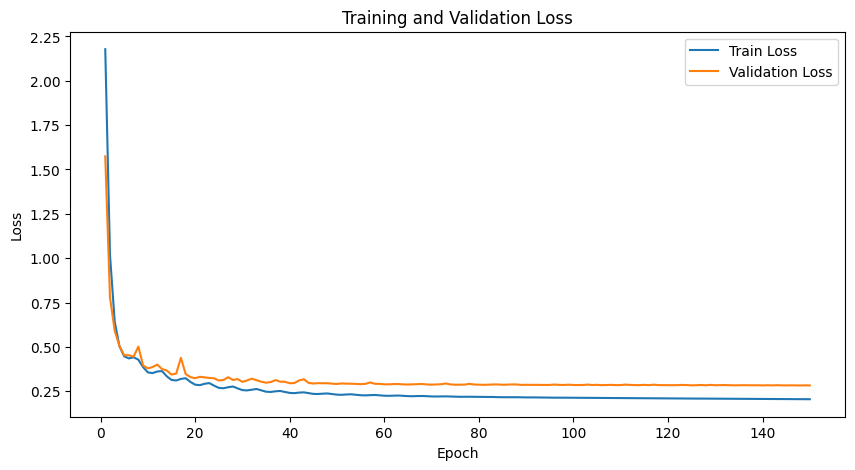

Python code for this plot:
# Reference used:
# https://github.com/rasbt/deeplearning-models/blob/master/pytorch_ipynb/tricks/cyclical-learning-rate.ipynb

import torch
import torch.nn.functional as F
from torch.utils.data import DataLoader
from torchvision.datasets import FashionMNIST
from torchvision import transforms
import matplotlib.pyplot as plt
import numpy as np

##########################
### MODEL
##########################


class InceptionModule(torch.nn.Module):
    def __init__(self, in_channels, out_channels1, out_channels2, out_channels3, out_channels4):
        super(InceptionModule, self).__init__()
        
        # 1x1 convolution
        self.branch1 = torch.nn.Conv2d(in_channels, out_channels1, kernel_size=1)
        
        # 1x1 convolution followed by 3x3 convolution
        self.branch2 = torch.nn.Sequential(
            torch.nn.Conv2d(in_channels, out_channels2, kernel_size=1),
            torch.nn.Conv2d(out_channels2, out_channels2, kernel_size=3, padding=1)
        )
        
        # 1x1 convolution followed by 5x5 convolution
        self.branch3 = torch.nn.Sequential(
            torch.nn.Conv2d(in_channels, out_channels3, kernel_size=1),
            torch.nn.Conv2d(out_channels3, out_channels3, kernel_size=5, padding=2)
        )
        
        # 3x3 max pooling followed by 1x1 convolution
        self.branch4 = torch.nn.Sequential(
            torch.nn.MaxPool2d(kernel_size=3, stride=1, padding=1),
            torch.nn.Conv2d(in_channels, out_channels4, kernel_size=1)
        )

    def forward(self, x):
        branch1_out = self.branch1(x)
        branch2_out = self.branch2(x)
        branch3_out = self.branch3(x)
        branch4_out = self.branch4(x)
        
        outputs = [branch1_out, branch2_out, branch3_out, branch4_out]
        return torch.cat(outputs, 1)


class InceptionNet(torch.nn.Module):
    def __init__(self, num_classes=10):
        super(InceptionNet, self).__init__()
        self.conv1 = torch.nn.Conv2d(1, 64, kernel_size=7, stride=2, padding=3)
        self.pool1 = torch.nn.MaxPool2d(kernel_size=3, stride=2, padding=1)
        
        self.inception1 = InceptionModule(64, 32, 32, 32, 32)
        self.inception2 = InceptionModule(128, 64, 64, 64, 64)
        
        self.pool2 = torch.nn.AdaptiveAvgPool2d((1, 1))
        self.fc = torch.nn.Linear(256, num_classes)

    def forward(self, x):
        x = self.conv1(x)
        x = F.relu(x)
        x = self.pool1(x)
        
        x = self.inception1(x)
        x = self.inception2(x)
        
        x = self.pool2(x)
        x = torch.flatten(x, 1)
        x = self.fc(x)
        return x


##########################
### Data Loading
##########################

batch_size = 64  # As specified
transform = transforms.ToTensor()

# Load FashionMNIST dataset
train_dataset = FashionMNIST(root='data', train=True, transform=transform, download=True)
test_dataset = FashionMNIST(root='data', train=False, transform=transform)

train_loader = DataLoader(dataset=train_dataset, batch_size=batch_size, shuffle=True)
val_loader = DataLoader(dataset=test_dataset, batch_size=batch_size, shuffle=False)

##########################
### Model and Hyperparameters
##########################

device = torch.device('cuda' if torch.cuda.is_available() else 'cpu')

model = InceptionNet(num_classes=10).to(device)

# Cross entropy loss function
cost_fn = torch.nn.CrossEntropyLoss()

# Learning rate parameters
lr_min = 10e-4
lr_max = 10e-2

# Optimizer
optimizer = torch.optim.SGD(model.parameters(), lr=lr_min)

# Cyclical learning rate scheduler (exponential mode)
scheduler = torch.optim.lr_scheduler.CyclicLR(
    optimizer, 
    base_lr=lr_min, 
    max_lr=lr_max, 
    step_size_up=5 * len(train_loader) // 2,  # Steps for half an epoch
    mode='exp_range', 
    gamma=0.99994,  # Decay factor for exponential decay
    cycle_momentum=False  # Disable momentum cycling
)

# Hyperparameters
num_epochs = 150

# Collect stats for plotting
train_losses = []
val_losses = []
train_accuracies = []
val_accuracies = []

##########################
### Helper Function
##########################

def compute_accuracy(model, data_loader):
    correct_pred, num_examples = 0, 0
    model.eval()  # Set model to evaluation mode
    with torch.no_grad():
        for features, targets in data_loader:
            features = features.to(device)
            targets = targets.to(device)
            logits = model(features)
            probas = F.softmax(logits, dim=1)
            _, predicted_labels = torch.max(probas, 1)
            num_examples += targets.size(0)
            correct_pred += (predicted_labels == targets).sum()
    model.train()  # Switch back to train mode
    return correct_pred.float() / num_examples * 100

##########################
### Training Loop
##########################

for epoch in range(num_epochs):
    model.train()  # Ensure model is in training mode
    running_loss = 0.0
    correct_train = 0
    total_train = 0
    
    for batch_idx, (features, targets) in enumerate(train_loader):
        features, targets = features.to(device), targets.to(device)
        
        # Forward pass
        logits = model(features)
        loss = cost_fn(logits, targets)
        
        # Backward pass and optimization
        optimizer.zero_grad()
        loss.backward()
        optimizer.step()
        scheduler.step()  # Update learning rate

        # Collect statistics
        running_loss += loss.item()
        _, predicted = torch.max(logits.data, 1)
        total_train += targets.size(0)
        correct_train += (predicted == targets).sum().item()
        
    # Calculate average loss and accuracy for this epoch
    train_loss = running_loss / len(train_loader)
    train_acc = 100 * correct_train / total_train
    train_losses.append(train_loss)
    train_accuracies.append(train_acc)
    
    # Evaluate on validation set
    val_loss = 0.0
    correct_val = 0
    total_val = 0
    model.eval()
    with torch.no_grad():
        for features, targets in val_loader:
            features, targets = features.to(device), targets.to(device)
            logits = model(features)
            loss = cost_fn(logits, targets)
            val_loss += loss.item()
            _, predicted = torch.max(logits.data, 1)
            total_val += targets.size(0)
            correct_val += (predicted == targets).sum().item()
    
    val_loss /= len(val_loader)
    val_acc = 100 * correct_val / total_val
    val_losses.append(val_loss)
    val_accuracies.append(val_acc)
    
    print(f'Epoch [{epoch+1}/{num_epochs}], Train Loss: {train_loss:.4f}, Val Loss: {val_loss:.4f}, Train Acc: {train_acc:.2f}%, Val Acc: {val_acc:.2f}%')

##########################
### Plotting the Results
##########################

# Plot Training and Validation Loss
plt.figure(figsize=(10, 5))
plt.plot(range(1, num_epochs+1), train_losses, label='Train Loss')
plt.plot(range(1, num_epochs+1), val_losses, label='Validation Loss')
plt.xlabel('Epoch')
plt.ylabel('Loss')
plt.title('Training and Validation Loss')
plt.legend()
plt.show()

# Plot Training and Validation Accuracy
plt.figure(figsize=(10, 5))
plt.plot(range(1, num_epochs+1), train_accuracies, label='Train Accuracy')
plt.plot(range(1, num_epochs+1), val_accuracies, label='Validation Accuracy')
plt.xlabel('Epoch')
plt.ylabel('Accuracy (%)')
plt.title('Training and Validation Accuracy')
plt.legend()
plt.show()
